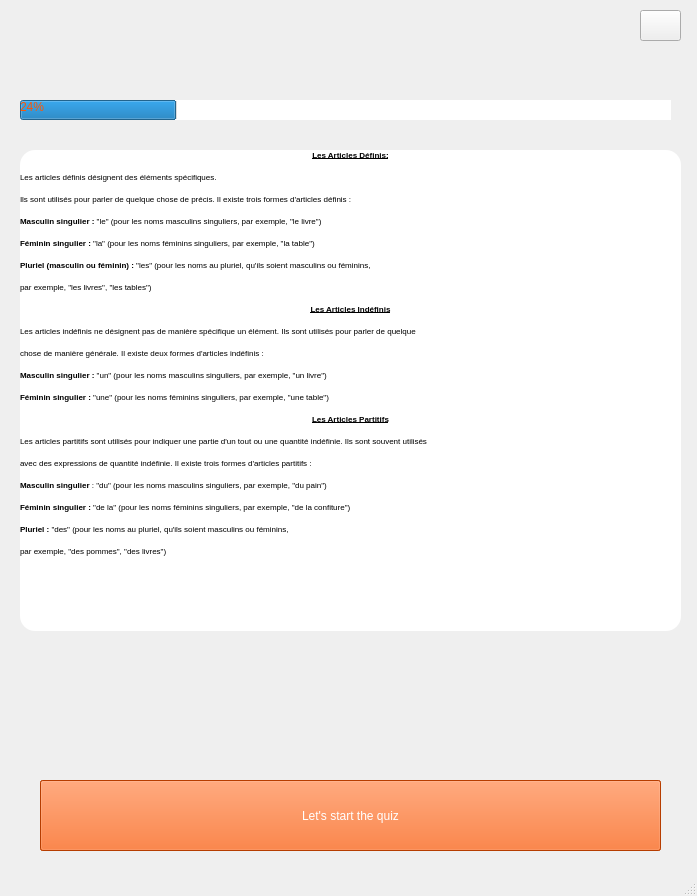
<?xml version="1.0" encoding="UTF-8"?>
<ui version="4.0">
 <class>courgrammaire</class>
 <widget class="QMainWindow" name="courgrammaire">
  <property name="geometry">
   <rect>
    <x>0</x>
    <y>0</y>
    <width>697</width>
    <height>896</height>
   </rect>
  </property>
  <property name="windowTitle">
   <string>MainWindow</string>
  </property>
  <property name="styleSheet">
   <string notr="true"/>
  </property>
  <widget class="QWidget" name="centralwidget">
   <widget class="QPushButton" name="nextButton">
    <property name="geometry">
     <rect>
      <x>40</x>
      <y>780</y>
      <width>621</width>
      <height>71</height>
     </rect>
    </property>
    <property name="styleSheet">
     <string notr="true">background-color: rgb(255, 85, 0);
font: 700 12pt &quot;Arial&quot;;
color: rgb(255, 255, 255);</string>
    </property>
    <property name="text">
     <string>next</string>
    </property>
   </widget>
   <widget class="QLabel" name="questionLabel">
    <property name="geometry">
     <rect>
      <x>50</x>
      <y>220</y>
      <width>621</width>
      <height>71</height>
     </rect>
    </property>
    <property name="styleSheet">
     <string notr="true">background-color: rgb(255, 255, 255);
color: rgb(0, 0, 0);
font: 700 10pt &quot;Arial&quot;;</string>
    </property>
    <property name="text">
     <string>TextLabel</string>
    </property>
   </widget>
   <widget class="QLineEdit" name="answerLineEdit">
    <property name="geometry">
     <rect>
      <x>290</x>
      <y>360</y>
      <width>151</width>
      <height>51</height>
     </rect>
    </property>
    <property name="styleSheet">
     <string notr="true">font: 700 12pt &quot;Arial&quot;;
color: rgb(0, 0, 0);
border-bottom-color: rgb(0, 0, 0);</string>
    </property>
   </widget>
   <widget class="QLabel" name="label">
    <property name="geometry">
     <rect>
      <x>210</x>
      <y>530</y>
      <width>271</width>
      <height>51</height>
     </rect>
    </property>
    <property name="styleSheet">
     <string notr="true">background-color: rgb(255, 255, 255);
color: rgb(255, 255, 255);
font: 700 16pt &quot;Times New Roman&quot;;
border-radius: 20px;</string>
    </property>
    <property name="text">
     <string/>
    </property>
   </widget>
   <widget class="QLabel" name="logoo">
    <property name="geometry">
     <rect>
      <x>10</x>
      <y>10</y>
      <width>101</width>
      <height>91</height>
     </rect>
    </property>
    <property name="styleSheet">
     <string notr="true">image: url(:/img/img/logo.png);</string>
    </property>
    <property name="text">
     <string/>
    </property>
   </widget>
   <widget class="QPushButton" name="startQuizButton">
    <property name="geometry">
     <rect>
      <x>40</x>
      <y>780</y>
      <width>621</width>
      <height>71</height>
     </rect>
    </property>
    <property name="styleSheet">
     <string notr="true">background-color: rgb(255, 85, 0);
font: 700 12pt &quot;Arial&quot;;
color: rgb(255, 255, 255);</string>
    </property>
    <property name="text">
     <string>Let's start the quiz</string>
    </property>
   </widget>
   <widget class="QLabel" name="lessonLabel">
    <property name="geometry">
     <rect>
      <x>20</x>
      <y>150</y>
      <width>661</width>
      <height>481</height>
     </rect>
    </property>
    <property name="font">
     <font>
      <family>Arial</family>
      <pointsize>6</pointsize>
      <italic>false</italic>
      <bold>false</bold>
      <underline>false</underline>
      <strikeout>false</strikeout>
     </font>
    </property>
    <property name="styleSheet">
     <string notr="true">background-color: rgb(255, 255, 255);
color: rgb(0, 0, 0);
font: 6pt &quot;Arial&quot;;
border-radius:15px;</string>
    </property>
    <property name="text">
     <string>&lt;html&gt;&lt;head/&gt;&lt;body&gt;&lt;p align=&quot;center&quot;&gt;&lt;span style=&quot; font-weight:700; text-decoration: underline;&quot;&gt;Les Articles Définis:&lt;/span&gt;&lt;/p&gt;&lt;p&gt;Les articles définis désignent des éléments spécifiques. &lt;/p&gt;&lt;p&gt;Ils sont utilisés pour parler de quelque chose de précis. Il existe trois formes d'articles définis :&lt;/p&gt;&lt;p&gt;&lt;span style=&quot; font-weight:700;&quot;&gt;Masculin singulier :&lt;/span&gt; &amp;quot;le&amp;quot; (pour les noms masculins singuliers, par exemple, &amp;quot;le livre&amp;quot;)&lt;/p&gt;&lt;p&gt;&lt;span style=&quot; font-weight:700;&quot;&gt;Féminin singulier : &lt;/span&gt;&amp;quot;la&amp;quot; (pour les noms féminins singuliers, par exemple, &amp;quot;la table&amp;quot;)&lt;/p&gt;&lt;p&gt;&lt;span style=&quot; font-weight:700;&quot;&gt;Pluriel (masculin ou féminin) :&lt;/span&gt; &amp;quot;les&amp;quot; (pour les noms au pluriel, qu'ils soient masculins ou féminins,&lt;/p&gt;&lt;p&gt; par exemple, &amp;quot;les livres&amp;quot;, &amp;quot;les tables&amp;quot;)&lt;/p&gt;&lt;p align=&quot;center&quot;&gt;&lt;span style=&quot; font-weight:700; text-decoration: underline;&quot;&gt;Les Articles Indéfinis&lt;/span&gt;&lt;/p&gt;&lt;p&gt;Les articles indéfinis ne désignent pas de manière spécifique un élément. Ils sont utilisés pour parler de quelque &lt;/p&gt;&lt;p&gt;chose de manière générale. Il existe deux formes d'articles indéfinis :&lt;/p&gt;&lt;p&gt;&lt;span style=&quot; font-weight:700;&quot;&gt;Masculin singulier :&lt;/span&gt; &amp;quot;un&amp;quot; (pour les noms masculins singuliers, par exemple, &amp;quot;un livre&amp;quot;)&lt;/p&gt;&lt;p&gt;&lt;span style=&quot; font-weight:700;&quot;&gt;Féminin singulier :&lt;/span&gt; &amp;quot;une&amp;quot; (pour les noms féminins singuliers, par exemple, &amp;quot;une table&amp;quot;)&lt;/p&gt;&lt;p align=&quot;center&quot;&gt;&lt;span style=&quot; font-weight:700; text-decoration: underline;&quot;&gt;Les Articles Partitifs&lt;/span&gt;&lt;/p&gt;&lt;p&gt;Les articles partitifs sont utilisés pour indiquer une partie d'un tout ou une quantité indéfinie. Ils sont souvent utilisés&lt;/p&gt;&lt;p&gt; avec des expressions de quantité indéfinie. Il existe trois formes d'articles partitifs :&lt;/p&gt;&lt;p&gt;&lt;span style=&quot; font-weight:700;&quot;&gt;Masculin singulier &lt;/span&gt;: &amp;quot;du&amp;quot; (pour les noms masculins singuliers, par exemple, &amp;quot;du pain&amp;quot;)&lt;/p&gt;&lt;p&gt;&lt;span style=&quot; font-weight:700;&quot;&gt;Féminin singulier : &lt;/span&gt;&amp;quot;de la&amp;quot; (pour les noms féminins singuliers, par exemple, &amp;quot;de la confiture&amp;quot;)&lt;/p&gt;&lt;p&gt;&lt;span style=&quot; font-weight:700;&quot;&gt;Pluriel : &lt;/span&gt;&amp;quot;des&amp;quot; (pour les noms au pluriel, qu'ils soient masculins ou féminins,&lt;/p&gt;&lt;p&gt; par exemple, &amp;quot;des pommes&amp;quot;, &amp;quot;des livres&amp;quot;)&lt;/p&gt;&lt;/body&gt;&lt;/html&gt;</string>
    </property>
    <property name="textFormat">
     <enum>Qt::AutoText</enum>
    </property>
    <property name="alignment">
     <set>Qt::AlignJustify|Qt::AlignTop</set>
    </property>
    <property name="wordWrap">
     <bool>false</bool>
    </property>
    <property name="margin">
     <number>14</number>
    </property>
   </widget>
   <widget class="QProgressBar" name="progressBar_">
    <property name="geometry">
     <rect>
      <x>20</x>
      <y>100</y>
      <width>651</width>
      <height>20</height>
     </rect>
    </property>
    <property name="styleSheet">
     <string notr="true">background-color: rgb(255, 255, 255);
color: rgb(255, 85, 0);
border-radius:20px;
border-color: rgb(255, 85, 0);</string>
    </property>
    <property name="value">
     <number>24</number>
    </property>
   </widget>
   <widget class="QPushButton" name="submButton">
    <property name="geometry">
     <rect>
      <x>220</x>
      <y>520</y>
      <width>261</width>
      <height>51</height>
     </rect>
    </property>
    <property name="styleSheet">
     <string notr="true">background-color: rgb(255, 85, 0);
color: rgb(255, 255, 255);
font: 700 16pt &quot;Times New Roman&quot;;
border-radius: 20px;</string>
    </property>
    <property name="text">
     <string>submit</string>
    </property>
   </widget>
   <widget class="QPushButton" name="back">
    <property name="geometry">
     <rect>
      <x>640</x>
      <y>10</y>
      <width>41</width>
      <height>31</height>
     </rect>
    </property>
    <property name="styleSheet">
     <string notr="true">border-image: url(:/img/img/bc-r.png);</string>
    </property>
    <property name="text">
     <string/>
    </property>
   </widget>
   <zorder>nextButton</zorder>
   <zorder>questionLabel</zorder>
   <zorder>answerLineEdit</zorder>
   <zorder>label</zorder>
   <zorder>logoo</zorder>
   <zorder>startQuizButton</zorder>
   <zorder>progressBar_</zorder>
   <zorder>submButton</zorder>
   <zorder>back</zorder>
   <zorder>lessonLabel</zorder>
  </widget>
  <widget class="QMenuBar" name="menubar">
   <property name="geometry">
    <rect>
     <x>0</x>
     <y>0</y>
     <width>697</width>
     <height>17</height>
    </rect>
   </property>
  </widget>
  <widget class="QStatusBar" name="statusbar"/>
 </widget>
 <resources/>
 <connections/>
</ui>
